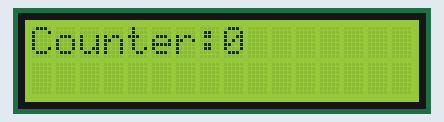
This program was run on a simulated MicroPython board. Shown: 16×2 character LCD. Library files of the repository ran but are not shown: i2c_lcd.py; what the program prints to the serial console is not drawn.

Above: at 0.1 s.
At 4.2 s:
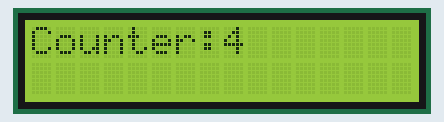
At 9.3 s:
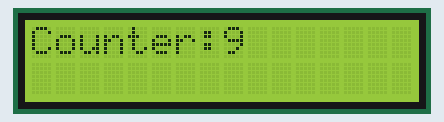
At 19.5 s:
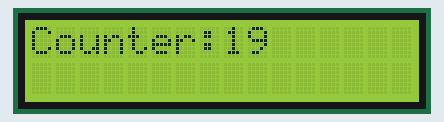
At 28.6 s:
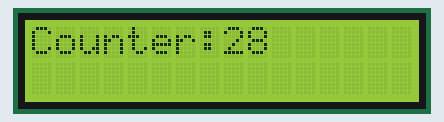
At 38.8 s:
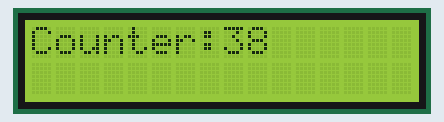

Measured:
- what the display in image 0 shows lasts 1.0 s, from 0.1 s to 1.1 s

The program:

lcd_test.py
```python
from machine import Pin
from machine import SoftI2C
from i2c_lcd import I2cLcd
from time  import sleep

i2c = SoftI2C(scl=Pin(21), sda=Pin(19), freq = 400000)
lcd = I2cLcd(i2c, 0x20, 2, 16)
lcd.clear()
count = 0

while True:
    print('Counter:{}'.format(count))
    lcd.clear()
    lcd.putstr('Counter:{}'.format(count))
    count = count + 1
    sleep(1)
```
